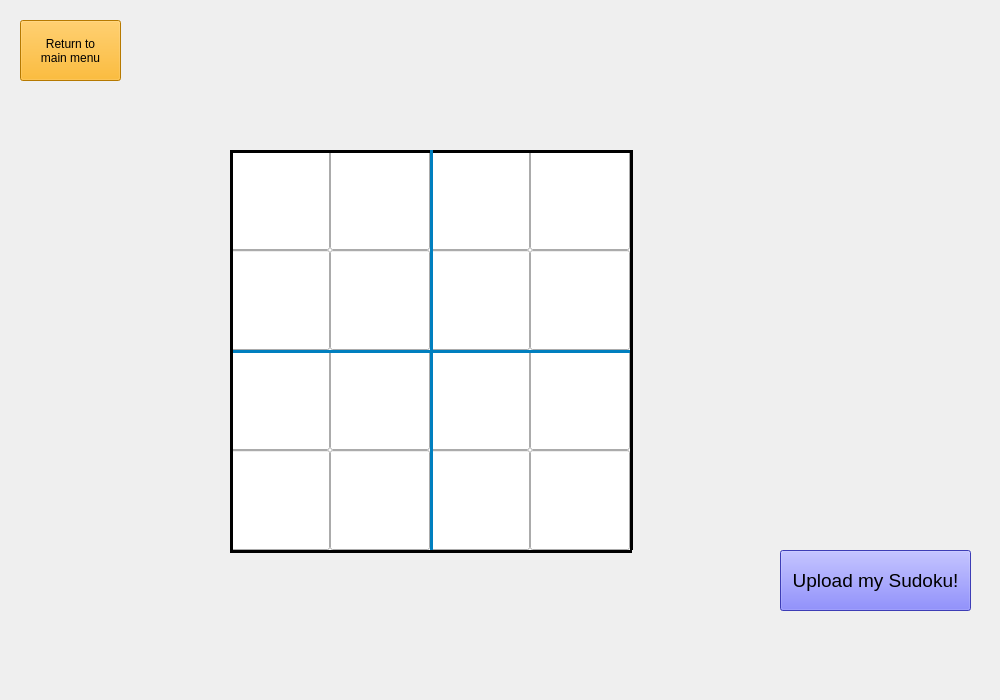
<?xml version="1.0" encoding="UTF-8"?>
<ui version="4.0">
 <class>UploadWindow4x4</class>
 <widget class="QWidget" name="UploadWindow4x4">
  <property name="geometry">
   <rect>
    <x>0</x>
    <y>0</y>
    <width>1000</width>
    <height>700</height>
   </rect>
  </property>
  <property name="font">
   <font>
    <pointsize>9</pointsize>
   </font>
  </property>
  <property name="windowTitle">
   <string>Upload Sudoku</string>
  </property>
  <property name="styleSheet">
   <string notr="true"/>
  </property>
  <widget class="QLineEdit" name="le_00_00">
   <property name="geometry">
    <rect>
     <x>230</x>
     <y>150</y>
     <width>100</width>
     <height>100</height>
    </rect>
   </property>
   <property name="font">
    <font>
     <pointsize>50</pointsize>
    </font>
   </property>
   <property name="alignment">
    <set>Qt::AlignCenter</set>
   </property>
   <property name="placeholderText">
    <string/>
   </property>
  </widget>
  <widget class="QLineEdit" name="le_01_00">
   <property name="geometry">
    <rect>
     <x>330</x>
     <y>150</y>
     <width>100</width>
     <height>100</height>
    </rect>
   </property>
   <property name="font">
    <font>
     <pointsize>50</pointsize>
    </font>
   </property>
   <property name="alignment">
    <set>Qt::AlignCenter</set>
   </property>
   <property name="placeholderText">
    <string/>
   </property>
  </widget>
  <widget class="QLineEdit" name="le_02_00">
   <property name="geometry">
    <rect>
     <x>430</x>
     <y>150</y>
     <width>100</width>
     <height>100</height>
    </rect>
   </property>
   <property name="font">
    <font>
     <pointsize>50</pointsize>
    </font>
   </property>
   <property name="alignment">
    <set>Qt::AlignCenter</set>
   </property>
   <property name="placeholderText">
    <string/>
   </property>
  </widget>
  <widget class="QLineEdit" name="le_03_00">
   <property name="geometry">
    <rect>
     <x>530</x>
     <y>150</y>
     <width>100</width>
     <height>100</height>
    </rect>
   </property>
   <property name="font">
    <font>
     <pointsize>50</pointsize>
    </font>
   </property>
   <property name="alignment">
    <set>Qt::AlignCenter</set>
   </property>
   <property name="placeholderText">
    <string/>
   </property>
  </widget>
  <widget class="QLineEdit" name="le_00_01">
   <property name="geometry">
    <rect>
     <x>230</x>
     <y>250</y>
     <width>100</width>
     <height>100</height>
    </rect>
   </property>
   <property name="font">
    <font>
     <pointsize>50</pointsize>
    </font>
   </property>
   <property name="alignment">
    <set>Qt::AlignCenter</set>
   </property>
   <property name="placeholderText">
    <string/>
   </property>
  </widget>
  <widget class="QLineEdit" name="le_01_01">
   <property name="geometry">
    <rect>
     <x>330</x>
     <y>250</y>
     <width>100</width>
     <height>100</height>
    </rect>
   </property>
   <property name="font">
    <font>
     <pointsize>50</pointsize>
    </font>
   </property>
   <property name="alignment">
    <set>Qt::AlignCenter</set>
   </property>
   <property name="placeholderText">
    <string/>
   </property>
  </widget>
  <widget class="QLineEdit" name="le_02_01">
   <property name="geometry">
    <rect>
     <x>430</x>
     <y>250</y>
     <width>100</width>
     <height>100</height>
    </rect>
   </property>
   <property name="font">
    <font>
     <pointsize>50</pointsize>
    </font>
   </property>
   <property name="alignment">
    <set>Qt::AlignCenter</set>
   </property>
   <property name="placeholderText">
    <string/>
   </property>
  </widget>
  <widget class="QLineEdit" name="le_03_01">
   <property name="geometry">
    <rect>
     <x>530</x>
     <y>250</y>
     <width>100</width>
     <height>100</height>
    </rect>
   </property>
   <property name="font">
    <font>
     <pointsize>50</pointsize>
    </font>
   </property>
   <property name="alignment">
    <set>Qt::AlignCenter</set>
   </property>
   <property name="placeholderText">
    <string/>
   </property>
  </widget>
  <widget class="QLineEdit" name="le_00_02">
   <property name="geometry">
    <rect>
     <x>230</x>
     <y>350</y>
     <width>100</width>
     <height>100</height>
    </rect>
   </property>
   <property name="font">
    <font>
     <pointsize>50</pointsize>
    </font>
   </property>
   <property name="alignment">
    <set>Qt::AlignCenter</set>
   </property>
   <property name="placeholderText">
    <string/>
   </property>
  </widget>
  <widget class="QLineEdit" name="le_01_02">
   <property name="geometry">
    <rect>
     <x>330</x>
     <y>350</y>
     <width>100</width>
     <height>100</height>
    </rect>
   </property>
   <property name="font">
    <font>
     <pointsize>50</pointsize>
    </font>
   </property>
   <property name="alignment">
    <set>Qt::AlignCenter</set>
   </property>
   <property name="placeholderText">
    <string/>
   </property>
  </widget>
  <widget class="QLineEdit" name="le_02_02">
   <property name="geometry">
    <rect>
     <x>430</x>
     <y>350</y>
     <width>100</width>
     <height>100</height>
    </rect>
   </property>
   <property name="font">
    <font>
     <pointsize>50</pointsize>
    </font>
   </property>
   <property name="alignment">
    <set>Qt::AlignCenter</set>
   </property>
   <property name="placeholderText">
    <string/>
   </property>
  </widget>
  <widget class="QLineEdit" name="le_03_02">
   <property name="geometry">
    <rect>
     <x>530</x>
     <y>350</y>
     <width>100</width>
     <height>100</height>
    </rect>
   </property>
   <property name="font">
    <font>
     <pointsize>50</pointsize>
    </font>
   </property>
   <property name="alignment">
    <set>Qt::AlignCenter</set>
   </property>
   <property name="placeholderText">
    <string/>
   </property>
  </widget>
  <widget class="QLineEdit" name="le_00_03">
   <property name="geometry">
    <rect>
     <x>230</x>
     <y>450</y>
     <width>100</width>
     <height>100</height>
    </rect>
   </property>
   <property name="font">
    <font>
     <pointsize>50</pointsize>
    </font>
   </property>
   <property name="alignment">
    <set>Qt::AlignCenter</set>
   </property>
   <property name="placeholderText">
    <string/>
   </property>
  </widget>
  <widget class="QLineEdit" name="le_01_03">
   <property name="geometry">
    <rect>
     <x>330</x>
     <y>450</y>
     <width>100</width>
     <height>100</height>
    </rect>
   </property>
   <property name="font">
    <font>
     <pointsize>50</pointsize>
    </font>
   </property>
   <property name="alignment">
    <set>Qt::AlignCenter</set>
   </property>
   <property name="placeholderText">
    <string/>
   </property>
  </widget>
  <widget class="QLineEdit" name="le_02_03">
   <property name="geometry">
    <rect>
     <x>430</x>
     <y>450</y>
     <width>100</width>
     <height>100</height>
    </rect>
   </property>
   <property name="font">
    <font>
     <pointsize>50</pointsize>
    </font>
   </property>
   <property name="alignment">
    <set>Qt::AlignCenter</set>
   </property>
   <property name="placeholderText">
    <string/>
   </property>
  </widget>
  <widget class="QLineEdit" name="le_03_03">
   <property name="geometry">
    <rect>
     <x>530</x>
     <y>450</y>
     <width>100</width>
     <height>100</height>
    </rect>
   </property>
   <property name="font">
    <font>
     <pointsize>50</pointsize>
    </font>
   </property>
   <property name="alignment">
    <set>Qt::AlignCenter</set>
   </property>
   <property name="placeholderText">
    <string/>
   </property>
  </widget>
  <widget class="QPushButton" name="return_button">
   <property name="geometry">
    <rect>
     <x>20</x>
     <y>20</y>
     <width>101</width>
     <height>61</height>
    </rect>
   </property>
   <property name="styleSheet">
    <string notr="true">background-color: rgb(255, 170, 0);
font: 9pt &quot;Tempus Sans ITC&quot;;</string>
   </property>
   <property name="text">
    <string>Return to
main menu</string>
   </property>
  </widget>
  <widget class="QPushButton" name="upload_button">
   <property name="geometry">
    <rect>
     <x>780</x>
     <y>550</y>
     <width>191</width>
     <height>61</height>
    </rect>
   </property>
   <property name="font">
    <font>
     <pointsize>14</pointsize>
    </font>
   </property>
   <property name="styleSheet">
    <string notr="true">background-color: rgb(85, 85, 255)</string>
   </property>
   <property name="text">
    <string>Upload my Sudoku!</string>
   </property>
  </widget>
  <widget class="Line" name="line">
   <property name="geometry">
    <rect>
     <x>230</x>
     <y>150</y>
     <width>400</width>
     <height>3</height>
    </rect>
   </property>
   <property name="frameShadow">
    <enum>QFrame::Plain</enum>
   </property>
   <property name="lineWidth">
    <number>3</number>
   </property>
   <property name="orientation">
    <enum>Qt::Horizontal</enum>
   </property>
  </widget>
  <widget class="Line" name="line_2">
   <property name="geometry">
    <rect>
     <x>230</x>
     <y>350</y>
     <width>400</width>
     <height>3</height>
    </rect>
   </property>
   <property name="styleSheet">
    <string notr="true">color: rgb(0, 127, 191);</string>
   </property>
   <property name="frameShadow">
    <enum>QFrame::Plain</enum>
   </property>
   <property name="lineWidth">
    <number>3</number>
   </property>
   <property name="orientation">
    <enum>Qt::Horizontal</enum>
   </property>
  </widget>
  <widget class="Line" name="line_3">
   <property name="geometry">
    <rect>
     <x>230</x>
     <y>550</y>
     <width>402</width>
     <height>3</height>
    </rect>
   </property>
   <property name="frameShadow">
    <enum>QFrame::Plain</enum>
   </property>
   <property name="lineWidth">
    <number>3</number>
   </property>
   <property name="orientation">
    <enum>Qt::Horizontal</enum>
   </property>
  </widget>
  <widget class="Line" name="line_4">
   <property name="geometry">
    <rect>
     <x>230</x>
     <y>150</y>
     <width>3</width>
     <height>400</height>
    </rect>
   </property>
   <property name="frameShadow">
    <enum>QFrame::Plain</enum>
   </property>
   <property name="lineWidth">
    <number>3</number>
   </property>
   <property name="orientation">
    <enum>Qt::Vertical</enum>
   </property>
  </widget>
  <widget class="Line" name="line_5">
   <property name="geometry">
    <rect>
     <x>430</x>
     <y>150</y>
     <width>3</width>
     <height>400</height>
    </rect>
   </property>
   <property name="styleSheet">
    <string notr="true">color: rgb(0, 127, 191);</string>
   </property>
   <property name="frameShadow">
    <enum>QFrame::Plain</enum>
   </property>
   <property name="lineWidth">
    <number>3</number>
   </property>
   <property name="orientation">
    <enum>Qt::Vertical</enum>
   </property>
  </widget>
  <widget class="Line" name="line_6">
   <property name="geometry">
    <rect>
     <x>630</x>
     <y>150</y>
     <width>3</width>
     <height>400</height>
    </rect>
   </property>
   <property name="frameShadow">
    <enum>QFrame::Plain</enum>
   </property>
   <property name="lineWidth">
    <number>3</number>
   </property>
   <property name="orientation">
    <enum>Qt::Vertical</enum>
   </property>
  </widget>
  <widget class="QLabel" name="label">
   <property name="geometry">
    <rect>
     <x>230</x>
     <y>150</y>
     <width>400</width>
     <height>400</height>
    </rect>
   </property>
   <property name="styleSheet">
    <string notr="true">background-color: rgb(255, 255, 255);</string>
   </property>
   <property name="text">
    <string/>
   </property>
  </widget>
  <zorder>label</zorder>
  <zorder>le_00_00</zorder>
  <zorder>le_01_00</zorder>
  <zorder>le_02_00</zorder>
  <zorder>le_03_00</zorder>
  <zorder>le_00_01</zorder>
  <zorder>le_01_01</zorder>
  <zorder>le_02_01</zorder>
  <zorder>le_03_01</zorder>
  <zorder>le_00_02</zorder>
  <zorder>le_01_02</zorder>
  <zorder>le_02_02</zorder>
  <zorder>le_03_02</zorder>
  <zorder>le_00_03</zorder>
  <zorder>le_01_03</zorder>
  <zorder>le_02_03</zorder>
  <zorder>le_03_03</zorder>
  <zorder>return_button</zorder>
  <zorder>upload_button</zorder>
  <zorder>line</zorder>
  <zorder>line_2</zorder>
  <zorder>line_3</zorder>
  <zorder>line_4</zorder>
  <zorder>line_5</zorder>
  <zorder>line_6</zorder>
 </widget>
 <tabstops>
  <tabstop>le_00_00</tabstop>
  <tabstop>le_01_00</tabstop>
  <tabstop>le_00_01</tabstop>
  <tabstop>le_01_01</tabstop>
  <tabstop>le_02_00</tabstop>
  <tabstop>le_03_00</tabstop>
  <tabstop>le_02_01</tabstop>
  <tabstop>le_03_01</tabstop>
  <tabstop>le_00_02</tabstop>
  <tabstop>le_01_02</tabstop>
  <tabstop>le_00_03</tabstop>
  <tabstop>le_01_03</tabstop>
  <tabstop>le_02_02</tabstop>
  <tabstop>le_03_02</tabstop>
  <tabstop>le_02_03</tabstop>
  <tabstop>le_03_03</tabstop>
 </tabstops>
 <resources/>
 <connections/>
</ui>
